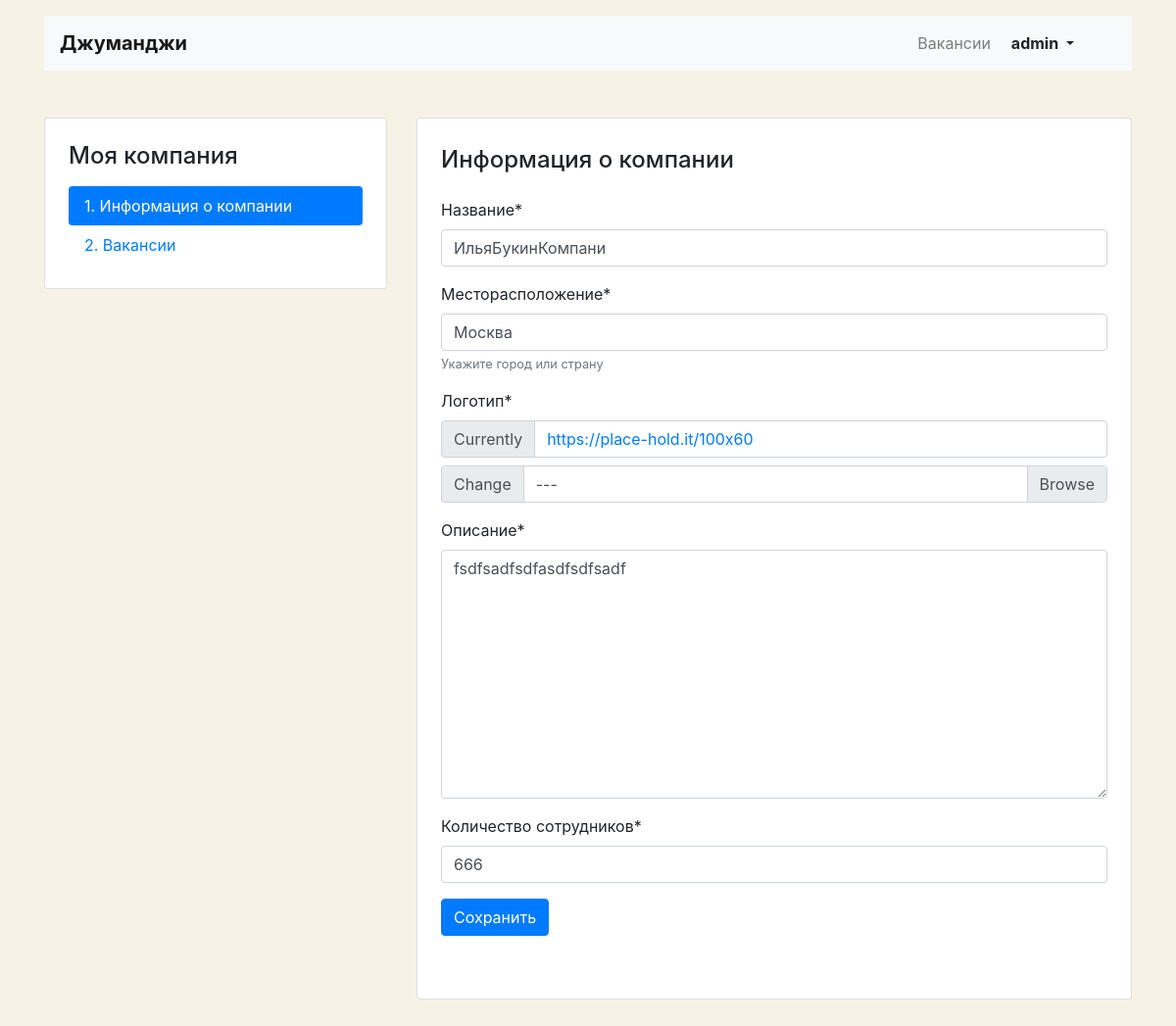
/mycompany/ (signed in), run on the app's committed database.
### step_job/models.py (models this page shows, shortened)
class Company(models.Model):
    name = models.CharField(_("Название"), max_length=64)
    location = models.CharField(_("Месторасположение"), max_length=64)
    logo = models.ImageField(_("Логотип"), default='https://place-hold.it/100x60', upload_to=MEDIA_COMPANY_IMAGE_DIR)
    description = models.TextField(_("Описание"), max_length=2056)
    employee_count = models.PositiveIntegerField(_("Количество сотрудников"))
    owner = models.OneToOneField(User, on_delete=models.CASCADE, related_name="companies",
                                 verbose_name=_("Владелец"), null=True)
    class Meta:
        verbose_name = _("Компания")
        verbose_name_plural = _("Компании")

### step_job/views/views.py (the view, shortened to what this page needs)
# urls.py: path('mycompany/', MyCompanyView.as_view(), name="my_company"),
class MyCompanyView(LoginRequiredMixin, View):
    def get(self, request):
        my_company = get_object_or_404(Company, owner__username=request.user)
        if my_company:
            form = CompanyForm(instance=my_company)
            return render(
                request,
                template_name="company/company-edit.html",
                context={
                    "company": my_company,
                    "form": form})

### step_job/forms.py
class CompanyForm(forms.ModelForm):
    def __init__(self, *args, **kwargs):
        super().__init__(*args, **kwargs)
        self.helper = FormHelper()
        self.helper.form_method = 'post'
        self.helper.add_input(Submit('submit', 'Сохранить'))
    class Meta:
        model = Company
        fields = [
            "name",
            "location",
            "logo",
            "description",
            "employee_count",
        ]
        exclude = [
            "owner",
        ]
        help_texts = {
            "location": _('Укажите город или страну'),
        }

### templates/company/company-edit.html (shortened to what this page needs)
{% extends "company/company_base.html" %}
{% load crispy_forms_filters %}
{% block container %}
  <main class="container mt-3 pb-5">
    <div class="row mt-5">
      <div class="col-12 col-lg-4">
        <aside class="pt-3 pb-4 px-4 mb-5 card">
          <h1 class="h4 pt-2 pb-2">Моя компания</h1>
          <div class="nav flex-column nav-pills">
            <a class="nav-link {% if 'mycompany' in request.path  %}active{% endif %}"
               href="{% url 'my_company' %}">1. Информация о компании </a>
              <a class="nav-link {% if 'vacancies' in request.path %}active{% endif %}"
              href="{% url 'list_my_vacancies' %}">2. Вакансии</a>
          </div>
        </aside>
      </div>
      <div class="col-12 col-lg-8">
        <div class="card">
          <div class="card-body px-4 pb-4">
            <section class="tab-pane fade show active">
              <h2 class="h4 pt-2 pb-3">Информация о компании</h2>
              <form method="post">
                <div class="row">
                  <div class="col-12">
                    <div class="form-group pb-2">
                <div class="form-group">
                    {% crispy form %}
                </div>
                    </div>
                  </div>
                </div>
              </form>
            </section>
          </div>
        </div>
      </div>
    </div>
  </main>
{% endblock container %}

### templates/company/company_base.html (shortened to what this page needs)
<!DOCTYPE html>
<html lang="ru">
<head>
  <link rel="stylesheet" href="https://stackpath.bootstrapcdn.com/bootstrap/4.3.1/css/bootstrap.min.css">
</head>
<body>
  <header class="container mt-3">
    <nav class="navbar navbar-expand-lg navbar-light bg-light">
      <a class="navbar-brand mr-4 font-weight-bold" href="{% url 'index' %}">Джуманджи</a>
      <div class="collapse navbar-collapse justify-content-between" id="navbarNav">
          <ul class="navbar-nav col-2 justify-content-end">
              <div class="collapse navbar-collapse justify-content-between" id="navbarNav">
                      <li class="nav-item">
                          <a class="nav-link" href="{% url 'vacancies' %}">Вакансии</a>
                      </li>
                  <ul class="navbar-nav col-2 justify-content-end">
                      <li class="nav-item active">
                          <div class="btn-group">
                              <button type="button" class="btn dropdown-toggle font-weight-bold" data-toggle="dropdown" aria-haspopup="true" aria-expanded="false">
                                  {{ request.user }}
                              </button>
                          </div>
                      </li>
                  </ul>
              </div>
          </ul>
      </div>
    </nav>
  </header>
  {% block container %}
  {% endblock container %}
</body>
</html>

### templates/company/company_base.html (style rules this page uses)
body { background-color: #F6F2E6; }

### data on the page
Company: name "ИльяБукинКомпани", location "Москва", description "fsdfsadfsdfasdfsdfsadf", employee_count "666"

### other printed values
{{ request.user }} "admin"
